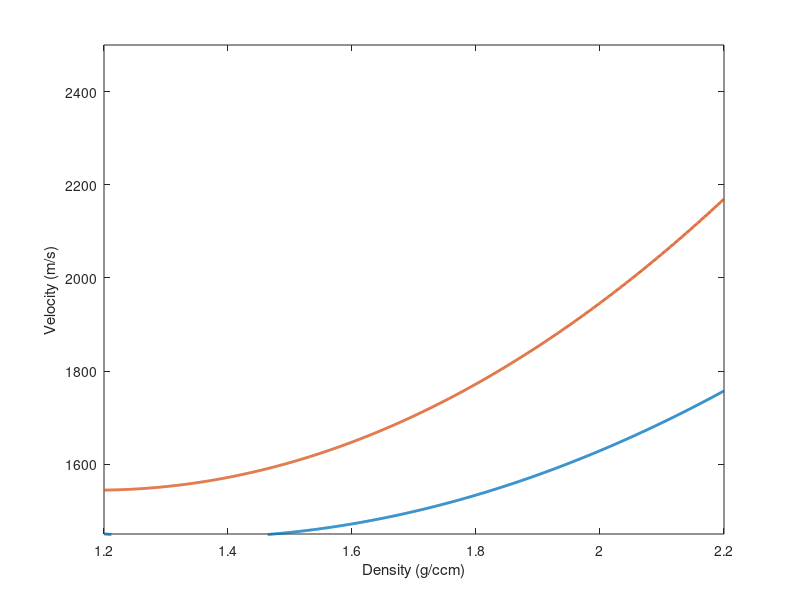

MATLAB code to generate this figure:
%function [log_area]=hamilton_bounds();

minlim = [1450. 1.2];
maxlim = [2500. 2.2];

rho = [minlim(2):(maxlim(2)-minlim(2))/1000.:maxlim(2)];

cl=(1.515-0.89*rho+0.3695*rho.^1.87)*1.5004*1000.;
ch=(1.58-0.907*rho+0.3695*rho.^2.05)*1.5014*1000.;

%cl(find(cl<minlim(1))) = minlim(1);
%ch(find(ch>maxlim(1))) = maxlim(1);

log_area = sum((ch-cl).*(rho(2)-rho(1)))
tot_area = prod(maxlim-minlim)
ratio = log_area/tot_area

figure();box on;hold on;
plot(rho,cl,'LineWidth',2);
plot(rho,ch,'LineWidth',2);
set(gca,'XLim',[minlim(2) maxlim(2)]);
set(gca,'YLim',[minlim(1) maxlim(1)]);
xlabel('Density (g/ccm)');
ylabel('Velocity (m/s)');
%return;
